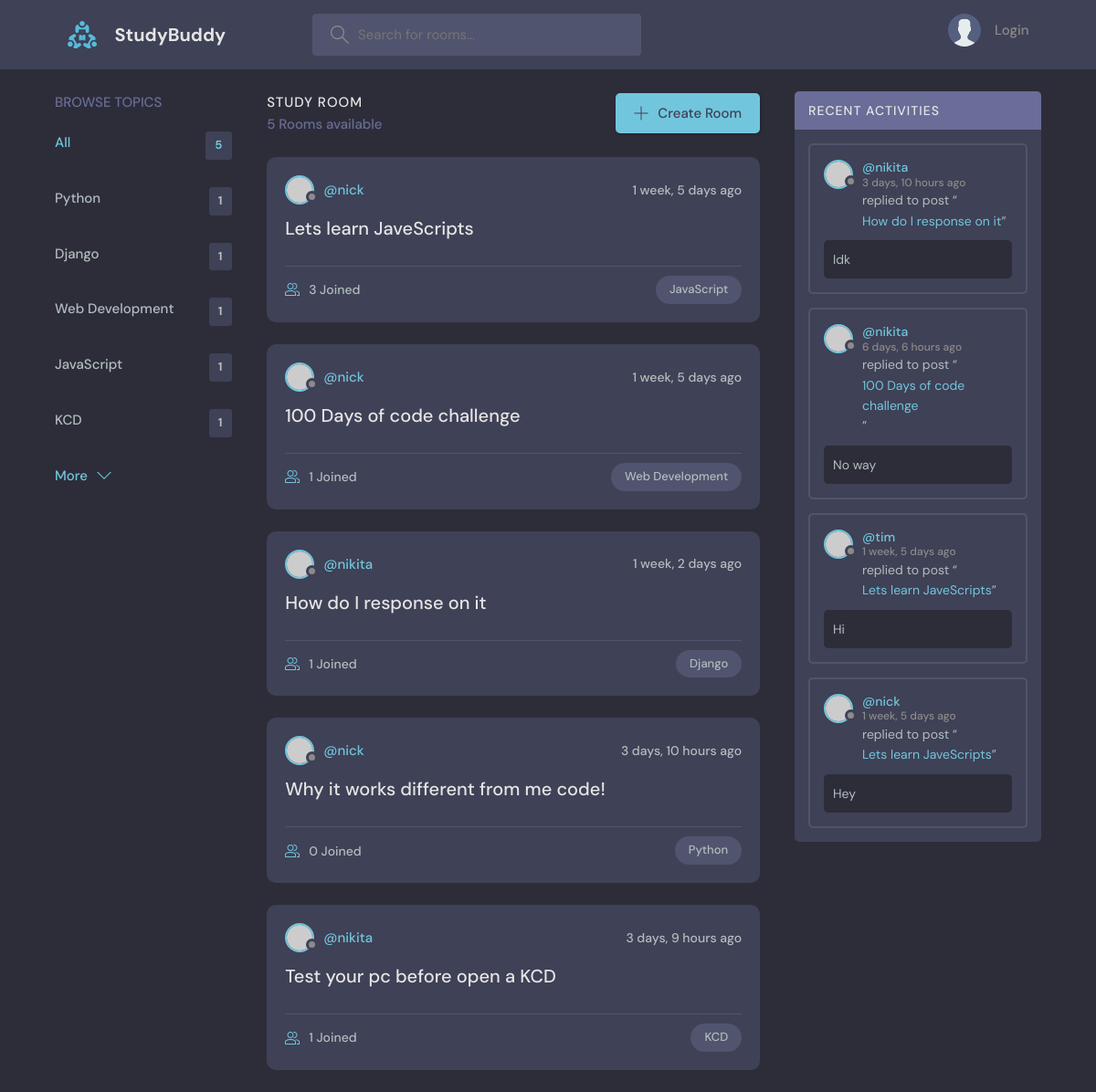
Before: / with the older database file.
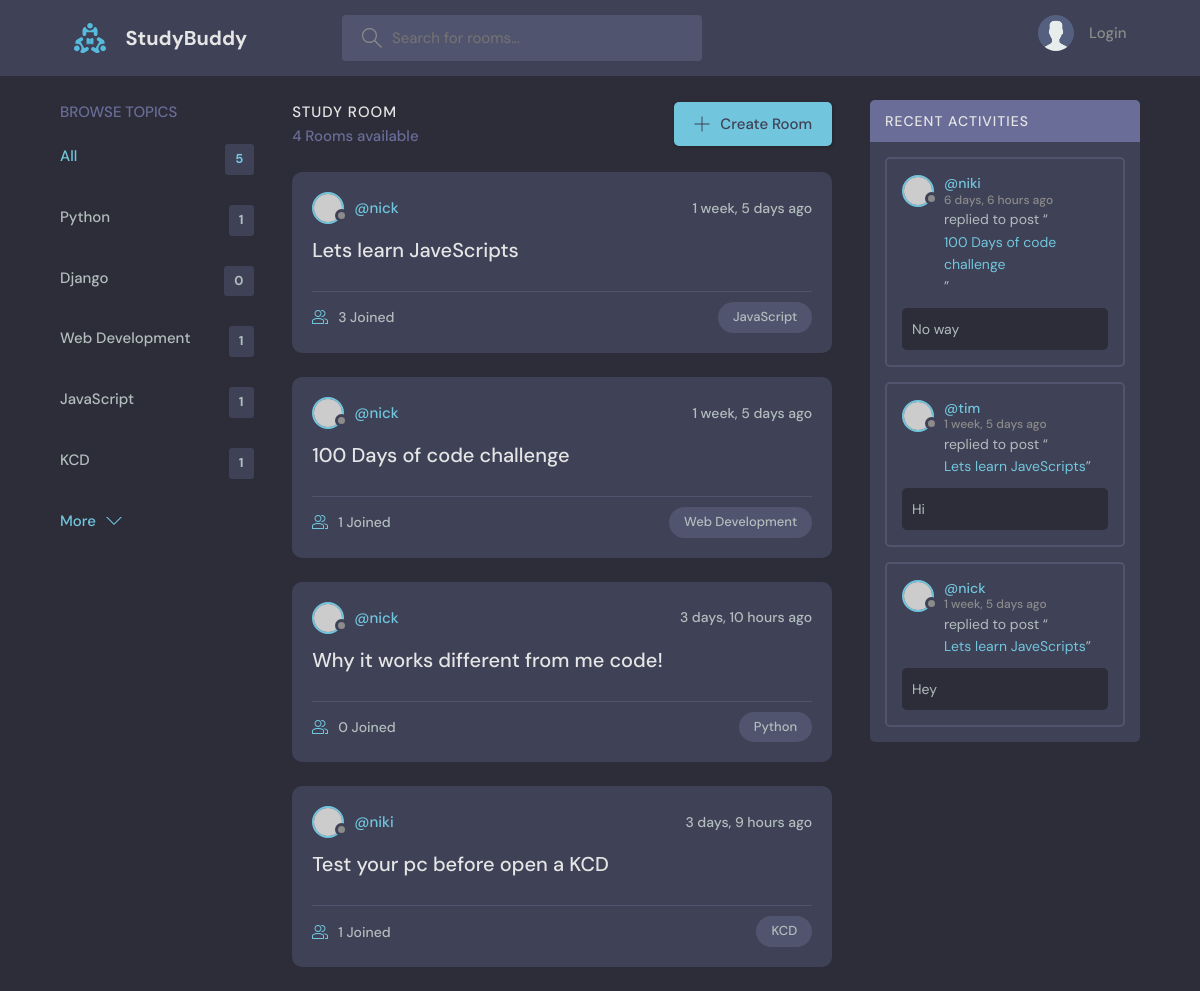
After: the same page with the newer database file.
### base/models.py (models this page shows, shortened)
class Topic(models.Model):
    name = models.CharField(max_length=200)

class Room(models.Model):
    host =models.ForeignKey(User, on_delete=models.SET_NULL, null=True)
    topic = models.ForeignKey(Topic, on_delete=models.SET_NULL, null=True)
    name = models.CharField(max_length=200)
    description = models.TextField(null=True, blank=True)
    participants = models.ManyToManyField(User, related_name='participants', blank=True)
    update = models.DateTimeField(auto_now=True)
    created = models.DateTimeField(auto_now_add=True)
    def __str__(self):
        return self.name

class Message(models.Model):
    user = models.ForeignKey(User, on_delete=models.CASCADE)
    room = models.ForeignKey(Room, on_delete=models.CASCADE)
    body = models.TextField()
    update = models.DateTimeField(auto_now=True)
    created = models.DateTimeField(auto_now_add=True)
    class Meta:
        ordering = ['-created']

### base/views.py (the view)
# urls.py: path('', views.home, name='home'),
def home(request):
    q = request.GET.get('q') if request.GET.get('q') != None else ''
    rooms = Room.objects.filter(
        Q(topic__name__icontains=q) |
        Q(name__icontains=q) |
        Q(description__icontains=q)
    )
    topics = Topic.objects.all()
    room_count = rooms.count()
    room_messages = Message.objects.all().filter(Q(room__topic__name__icontains=q))
    context = {'rooms': rooms, 'topics': topics, 'room_count': room_count, 'room_messages': room_messages}
    return render(request, 'base/home.html', context)

### base/templates/base/home.html (shortened to what this page needs)
{% extends 'main.html' %}
{% block content %}
<main class="layout layout--3">
      <div class="container">
        {% include 'base/topics_component.html' %}
        <div class="roomList">
          <div class="roomList__header">
            <div>
              <h2>Study Room</h2>
              <p>{{ room_count }} Rooms available</p>
            </div>
            <a class="btn btn--main" href="{% url 'create-room' %}">
              <svg version="1.1" xmlns="http://www.w3.org/2000/svg" width="32" height="32" viewBox="0 0 32 32">
                <title>add</title>
                <path
                  d="M16.943 0.943h-1.885v14.115h-14.115v1.885h14.115v14.115h1.885v-14.115h14.115v-1.885h-14.115v-14.115z"
                ></path>
              </svg>
              Create Room
            </a>
          </div>
          {% include 'base/feed_component.html' %}
        </div>
        {% include 'base/activity_component.html'  %}
      </div>
    </main>
{% endblock %}

### base/templates/base/topics_component.html
<div class="topics">
    <div class="topics__header">
        <h2>Browse Topics</h2>
    </div>
    <ul class="topics__list">
        <li>
            <a href="{% url 'home' %}" class="active">All <span>{{ topics.count }}</span></a>
        </li>
        {% for topic in topics %}
        <li>
            <a href="{% url 'home' %}?q={{ topic.name }}">{{ topic.name }} <span>{{ topic.room_set.all.count }}</span></a>
        </li>
        {% endfor %}
    </ul>
    <a class="btn btn--link" href="topics.html">
        More
        <svg version="1.1" xmlns="http://www.w3.org/2000/svg" width="32" height="32" viewBox="0 0 32 32">
            <title>chevron-down</title>
            <path d="M16 21l-13-13h-3l16 16 16-16h-3l-13 13z"></path>
        </svg>
    </a>
</div>

### base/templates/base/feed_component.html (shortened to what this page needs)
<!DOCTYPE html>
<html lang="en">
<head>
</head>
<body>
{% for room in rooms %}
<div class="roomListRoom">
            <div class="roomListRoom__header">
              <a href="{% url 'user-profile' room.host.id %}" class="roomListRoom__author">
                <div class="avatar avatar--small">
                  <img src="https://randomuser.me/api/portraits/women/11.jpg" />
                </div>
                <span>@{{ room.host.username }}</span>
              </a>
              <div class="roomListRoom__actions">
                <span>{{ room.created|timesince }} ago</span>
              </div>
            </div>
            <div class="roomListRoom__content">
              <a href="{% url 'room' room.id %}">{{ room.name }}</a>
            </div>
            <div class="roomListRoom__meta">
              <a href="{% url 'room' room.id %}" class="roomListRoom__joined">
                {{ room.participants.all.count }} Joined
              </a>
              <p class="roomListRoom__topic">{{ room.topic.name }}</p>
            </div>
          </div>
{% endfor %}
</body>
</html>

### base/templates/base/activity_component.html (shortened to what this page needs)
<!DOCTYPE html>
<html lang="en">
<head>
</head>
<body>
<div class="activities">
          <div class="activities__header">
            <h2>Recent Activities</h2>
          </div>
          {% for message in room_messages %}
          <div class="activities__box">
            <div class="activities__boxHeader roomListRoom__header">
              <a href="{% url 'user-profile' message.user.id %}" class="roomListRoom__author">
                <div class="avatar avatar--small">
                  <img src="https://randomuser.me/api/portraits/women/11.jpg" />
                </div>
                <p>
                  @{{ message.user }}
                  <span>{{message.created|timesince}} ago</span>
                </p>
              </a>
            </div>
            <div class="activities__boxContent">
              <p>replied to post “<a href="{% url 'room' message.room.id %}">{{ message.room }}</a>”</p>
              <div class="activities__boxRoomContent">
                  {{ message.body }}
              </div>
            </div>
          </div>
        {% endfor %}
</div>
</body>
</html>

Changed rows visible on the page:
removed Room: host.username "nikita", created "1 week, 2 days", name "How do I response on it", participants.all.count "1", topic.name "Django"
removed Message: user "nikita", created "3 days, 10 hours", room "How do I response on it", body "Idk"
computed for Topic "Django": room_set.all.count "1" → "0"
changed through a linked row, Room "Test your pc before open a KCD": host.username "nikita" → "niki"
changed through a linked row, Message "No way": user "nikita" → "niki"
Other visible differences:
{{ room_count }}: "5" → "4"
